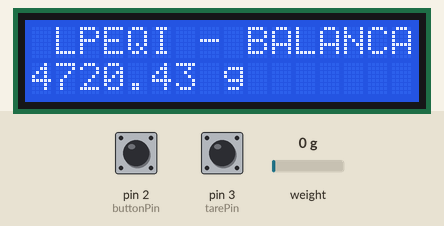
Bench run of a sketch on a simulated Arduino Uno, built with avr-gcc and run on an emulated ATmega328P. Shown: 16×2 character LCD. The inputs (shaded band) are chosen by the test bench; at power-on: weight on the scale 0 g, pin 2 (buttonPin) HIGH, pin 3 (tarePin) HIGH. What the sketch prints to the serial monitor is not drawn.

Above: at 1.4 s.
1.5 s: weight on the scale set to 100 g
At 2.8 s:
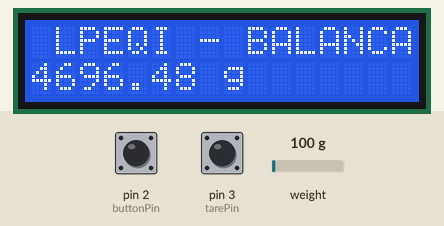
3.8 s: weight on the scale set to 1250 g
At 5.2 s:
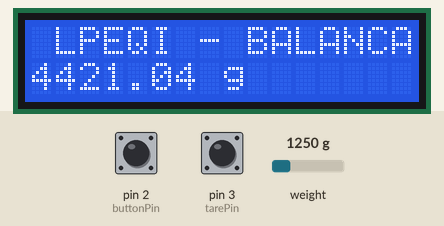
8.9 s: weight on the scale set to 2500 g
At 10.4 s:
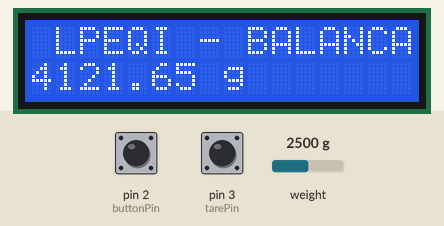
Timing chart, 0 to 11.9 s (numbered marks = the images above; inputs shaded):
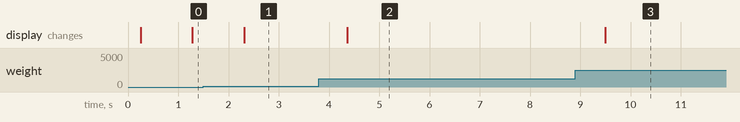

The sketch:

Balanca_Rasp.ino
```cpp
#include "HX711.h"
#include <LiquidCrystal_I2C.h>
#include <SoftwareSerial.h>

SoftwareSerial mySerial(10, 11); // RX, TX

LiquidCrystal_I2C lcd(0x27,16,2); // set the LCD address to 0x27 for a 16 chars and 2 line display

HX711 cell(12,13);

const int buttonPin = 2;     // the number of the pushbutton pin for printing the weight
const int tarePin = 3;       // the number of the pushbutton pin for taring the scale
int buttonState = 0;         // variable for reading the pushbutton status
int tareState = 0;           // variable for reading the tare button status
float peso;
long val = 0;
float count = 0;
float tareOffset = 0.0;      // variable for storing the tare offset
String fala;

void setup() {
   pinMode(buttonPin, INPUT);
   pinMode(tarePin, INPUT);
   Serial.begin(9600);
   mySerial.begin(9600);
  lcd.init();
  lcd.backlight();
  lcd.setCursor(4, 0);
  lcd.print("LPEQI - BALANCA");
  delay (150);

}

void ponto_para_virgula(String texto){
  texto.replace(".",",");
}

void loop() {
  lcd.clear();
  lcd.setCursor(1, 0);
  lcd.print("LPEQI - BALANCA");
  Serial.print("LPEQI - BALANCA");
  lcd.setCursor(0, 1);
  lcd.print(String(peso - tareOffset) + " g");
  Serial.print(String(peso - tareOffset) + " g");

  buttonState = digitalRead(buttonPin);
  tareState = digitalRead(tarePin);

  if (tareState == LOW) {
    tareOffset = peso;
    delay(200); // debounce
  }

  count = count + 1;
  delay(500);

  // Use only one of these
  //val = ((count-1)/count) * val    +  (1/count) * cell.read(); // take long term average
  //val = 0.5 * val    +   0.5 * cell.read(); // take recent average
  //peso =0.0;
  //val = cell.read(); // most recent reading
  val = cell.get_value(5);
  peso = ((val-8277610)/-396307.0f*226);


  // String fala; = String(peso)+" gramas";
  if (buttonState == LOW) {
    fala = String(String(peso - tareOffset) + " gramas");
    fala.replace(".",",");
    Serial.println(fala);
    mySerial.println(fala);
    delay(200);
  }
}
```

Measured:
- after the input at 1.5 s, the display: changes after 0.81 s (image 1)
- after the input at 3.8 s, the display: changes after 0.56 s (image 2)
- after the input at 8.9 s, the display: changes after 0.60 s (image 3)
